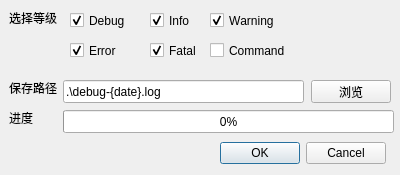
<?xml version="1.0" encoding="UTF-8"?>
<ui version="4.0">
 <class>LogSavingDialog</class>
 <widget class="QDialog" name="LogSavingDialog">
  <property name="windowModality">
   <enum>Qt::WindowModality::WindowModal</enum>
  </property>
  <property name="geometry">
   <rect>
    <x>0</x>
    <y>0</y>
    <width>400</width>
    <height>175</height>
   </rect>
  </property>
  <property name="minimumSize">
   <size>
    <width>400</width>
    <height>175</height>
   </size>
  </property>
  <property name="maximumSize">
   <size>
    <width>400</width>
    <height>175</height>
   </size>
  </property>
  <property name="font">
   <font>
    <kerning>false</kerning>
   </font>
  </property>
  <property name="windowTitle">
   <string>保存日志</string>
  </property>
  <property name="modal">
   <bool>true</bool>
  </property>
  <widget class="QLineEdit" name="lineEdit">
   <property name="geometry">
    <rect>
     <x>63</x>
     <y>80</y>
     <width>241</width>
     <height>23</height>
    </rect>
   </property>
   <property name="sizePolicy">
    <sizepolicy hsizetype="Expanding" vsizetype="Fixed">
     <horstretch>0</horstretch>
     <verstretch>0</verstretch>
    </sizepolicy>
   </property>
   <property name="text">
    <string>.\debug-{date}.log</string>
   </property>
  </widget>
  <widget class="QLabel" name="label">
   <property name="geometry">
    <rect>
     <x>9</x>
     <y>80</y>
     <width>48</width>
     <height>16</height>
    </rect>
   </property>
   <property name="text">
    <string>保存路径</string>
   </property>
  </widget>
  <widget class="QPushButton" name="pushButton">
   <property name="geometry">
    <rect>
     <x>311</x>
     <y>80</y>
     <width>80</width>
     <height>23</height>
    </rect>
   </property>
   <property name="sizePolicy">
    <sizepolicy hsizetype="Minimum" vsizetype="Fixed">
     <horstretch>0</horstretch>
     <verstretch>0</verstretch>
    </sizepolicy>
   </property>
   <property name="text">
    <string>浏览</string>
   </property>
  </widget>
  <widget class="QDialogButtonBox" name="buttonBox">
   <property name="geometry">
    <rect>
     <x>220</x>
     <y>142</y>
     <width>166</width>
     <height>23</height>
    </rect>
   </property>
   <property name="orientation">
    <enum>Qt::Orientation::Horizontal</enum>
   </property>
   <property name="standardButtons">
    <set>QDialogButtonBox::StandardButton::Cancel|QDialogButtonBox::StandardButton::Ok</set>
   </property>
  </widget>
  <widget class="QProgressBar" name="progressBar">
   <property name="geometry">
    <rect>
     <x>63</x>
     <y>110</y>
     <width>331</width>
     <height>23</height>
    </rect>
   </property>
   <property name="value">
    <number>0</number>
   </property>
  </widget>
  <widget class="QLabel" name="label_2">
   <property name="geometry">
    <rect>
     <x>9</x>
     <y>110</y>
     <width>24</width>
     <height>16</height>
    </rect>
   </property>
   <property name="text">
    <string>进度</string>
   </property>
  </widget>
  <widget class="QLabel" name="label_3">
   <property name="geometry">
    <rect>
     <x>9</x>
     <y>10</y>
     <width>48</width>
     <height>16</height>
    </rect>
   </property>
   <property name="text">
    <string>选择等级</string>
   </property>
  </widget>
  <widget class="QCheckBox" name="isdebug">
   <property name="geometry">
    <rect>
     <x>70</x>
     <y>10</y>
     <width>64</width>
     <height>21</height>
    </rect>
   </property>
   <property name="text">
    <string>Debug</string>
   </property>
   <property name="checked">
    <bool>true</bool>
   </property>
  </widget>
  <widget class="QCheckBox" name="iswarning">
   <property name="geometry">
    <rect>
     <x>210</x>
     <y>10</y>
     <width>74</width>
     <height>21</height>
    </rect>
   </property>
   <property name="text">
    <string>Warning</string>
   </property>
   <property name="checked">
    <bool>true</bool>
   </property>
  </widget>
  <widget class="QCheckBox" name="isinfo">
   <property name="geometry">
    <rect>
     <x>150</x>
     <y>10</y>
     <width>48</width>
     <height>21</height>
    </rect>
   </property>
   <property name="text">
    <string>Info</string>
   </property>
   <property name="checked">
    <bool>true</bool>
   </property>
  </widget>
  <widget class="QCheckBox" name="iserror">
   <property name="geometry">
    <rect>
     <x>70</x>
     <y>40</y>
     <width>60</width>
     <height>21</height>
    </rect>
   </property>
   <property name="text">
    <string>Error</string>
   </property>
   <property name="checked">
    <bool>true</bool>
   </property>
  </widget>
  <widget class="QCheckBox" name="isfatal">
   <property name="geometry">
    <rect>
     <x>150</x>
     <y>40</y>
     <width>52</width>
     <height>21</height>
    </rect>
   </property>
   <property name="text">
    <string>Fatal</string>
   </property>
   <property name="checked">
    <bool>true</bool>
   </property>
  </widget>
  <widget class="QCheckBox" name="iscommand">
   <property name="geometry">
    <rect>
     <x>210</x>
     <y>40</y>
     <width>85</width>
     <height>21</height>
    </rect>
   </property>
   <property name="text">
    <string>Command</string>
   </property>
  </widget>
 </widget>
 <resources/>
 <connections>
  <connection>
   <sender>buttonBox</sender>
   <signal>accepted()</signal>
   <receiver>LogSavingDialog</receiver>
   <slot>accept()</slot>
   <hints>
    <hint type="sourcelabel">
     <x>248</x>
     <y>254</y>
    </hint>
    <hint type="destinationlabel">
     <x>157</x>
     <y>274</y>
    </hint>
   </hints>
  </connection>
  <connection>
   <sender>buttonBox</sender>
   <signal>rejected()</signal>
   <receiver>LogSavingDialog</receiver>
   <slot>reject()</slot>
   <hints>
    <hint type="sourcelabel">
     <x>316</x>
     <y>260</y>
    </hint>
    <hint type="destinationlabel">
     <x>286</x>
     <y>274</y>
    </hint>
   </hints>
  </connection>
 </connections>
</ui>
